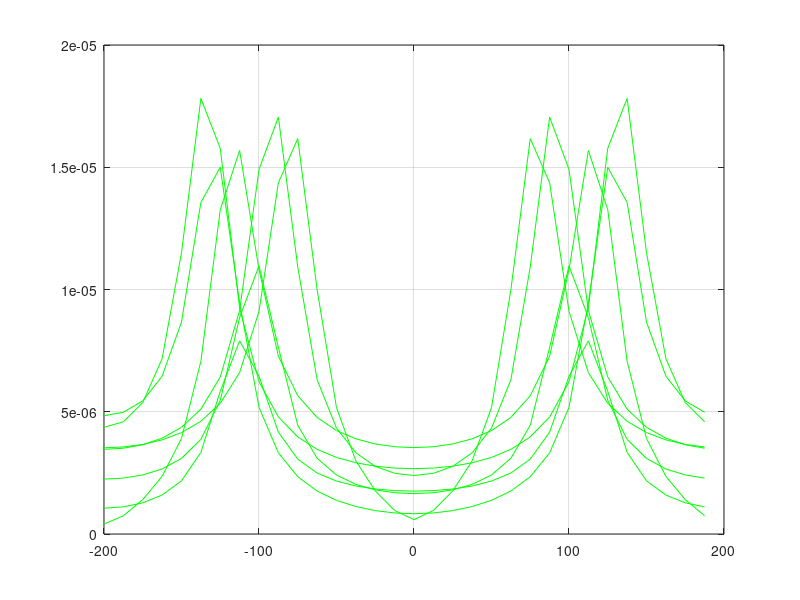

MATLAB code to generate this figure:
%---------------------------- MI ------------------------------------------
A=[ 0.000000000014144072984276606 0 -0.000000000084864437905659632 0 0.00000000021216109476414908 0 -0.00000000028288145968553209 0 0.00000000021216109476414908 0 -0.000000000084864437905659632 0 0.000000000014144072984276606];
B=[1 -3.2414354332667292 10.256585479959419 -19.033623064971266 32.837333380880025 -40.668195873579826 46.566623161933236 -39.853712573751963 31.535205612827635 -17.912772095839873 9.4592758202625404 -2.9295796480147809 0.88569011331010905];
   
sys = tf(A,B,0.1,'variable','z')

x=[1 0 0 0 0 0 0 0 0 0 0 0 0 0 0 0 0 0 0 0 0 0 0 0 0 0 0 0 0 0 0 0 ]

y=filter(A,B,x)


n=32;
fs=400;
[h]=fft(y);
F=[-n/2:n/2-1]*fs/n;
plot(F,abs(h),'g');
hold on

%----------------------------- DO ----------------------------------------

C=[ 0.000000000014144072984276254 0 -0.000000000084864437905657513 0 0.00000000021216109476414376 0 -0.00000000028288145968552501 0 0.00000000021216109476414376 0 -0.000000000084864437905657513 0 0.000000000014144072984276254];
D=[1  -6.1426016420302636 21.600422835282011 -51.554421883407201 92.500216127011385 -128.81450923483297 142.84014189856666 -126.23462625075393 88.83214395638106 -48.518449218290293 19.921259095531745 -5.5516270883169998 0.8856901133101136];
    
sys = tf(C,D,0.1,'variable','z')

x=[1 0 0 0 0 0 0 0 0 0 0 0 0 0 0 0 0 0 0 0 0 0 0 0 0 0 0 0 0 0 0 0 ]

y=filter(C,D,x)

n=32;
fs=400;
[h]=fft(y);
F=[-n/2:n/2-1]*fs/n;
plot(F,abs(h),'g');
hold on

%----------------------------- RE ----------------------------------------

E=[0.000000000014144072984275584 0 -0.000000000084864437905653506 0 -0.00000000028288145968551172 0 0.00000000021216109476413378 0 -0.000000000084864437905653506 0  0.000000000014144072984275584];
G=[1 -4.8179688433102603 15.550827442631192 -33.959549128427227 58.547009409511432 -78.704745834291018 87.030454608434724 -77.128468558629947 56.225362166885006 -31.959726882176337    14.341950803495733   -4.3544361005229897   0.88569011331010605];
    
sys = tf(E,G,0.1,'variable','z')

x=[1 0 0 0 0 0 0 0 0 0 0 0 0 0 0 0 0 0 0 0 0 0 0 0 0 0 0 0 0 0 0 0 ]

y=filter(E,G,x)

n=32;
fs=400;
[h]=fft(y);
F=[-n/2:n/2-1]*fs/n;
plot(F,abs(h),'g');
hold on
grid on;

%--------------------------- FA ------------------------------------------

H=[ 0.000000000014144072984276699 0  0.000000000014144072984276699 0  0.000000000014144072984276699 0 -0.00000000028288145968553395  0  0.00000000021216109476415048 0 -0.000000000084864437905660188 0  0.000000000014144072984276699];
I=[1  -2.3530029239187185      8.1855926256040448      -12.733826090766829       23.7972375169728    -26.19329759112421    32.805118893225817  -25.668713446122798    22.85359387868899     -11.983959929105918      7.5492790593073575    -2.1266224854845799     0.88569011331009706 ];
    
sys = tf(H,I,0.1,'variable','z')

x=[1 0 0 0 0 0 0 0 0 0 0 0 0 0 0 0 0 0 0 0 0 0 0 0 0 0 0 0 0 0 0 0 ]

y=filter(H,I,x)

n=32;
fs=400;
[h]=fft(y);
F=[-n/2:n/2-1]*fs/n;
plot(F,abs(h),'g');
hold on
grid on;

%--------------------------- SOL ------------------------------------------
J=[ 0.000000000014144072984276741 0 -0.000000000084864437905660446 0  0.00000000021216109476415112 -0.00000000028288145968553483 0 0.00000000021216109476415112 0  -0.000000000084864437905660446 0  0.000000000014144072984276741];
K=[1 -0.37334900054187359    5.9366992993087315   -1.8338751904191513 14.628304931137752 -3.5987270480865514  19.150337407101894 -3.5266543407205173 14.048253246777996   -1.7258829415978971   5.4752115607526823  -0.33742940623433804  0.88569011331011238 ];

sys = tf(J,K,0.1,'variable','z')

x=[1 0 0 0 0 0 0 0 0 0 0 0 0 0 0 0 0 0 0 0 0 0 0 0 0 0 0 0 0 0 0 0 ]

y=filter(J,K,x)

n=32;
fs=400;
[h]=fft(y);
F=[-n/2:n/2-1]*fs/n;
plot(F,abs(h),'g');
hold on
grid on;

%--------------------------- LA ------------------------------------------
L=[ 0.000000000014144072984275513 0 -0.000000000084864437905653066 0  0.00000000021216109476413267 0 -0.00000000028288145968551022 0   0.00000000021216109476413267 0 -0.000000000084864437905653066 0  0.000000000014144072984275513];
M=[1  1.8584547066044017   7.3177544664933061  9.6990395678129744  20.179077610525294   19.607552612444692  27.377836827380769  19.214864934326677  19.378911443707928   9.1278860778217457    6.7489054271875037   1.6796543375039672   0.88569011331010372 ];

sys = tf(L,M,0.1,'variable','z')

x=[1 0 0 0 0 0 0 0 0 0 0 0 0 0 0 0 0 0 0 0 0 0 0 0 0 0 0 0 0 0 0 0 ]

y=filter(L,M,x)

n=32;
fs=400;
[h]=fft(y);
F=[-n/2:n/2-1]*fs/n;
plot(F,abs(h),'g');
hold on
grid on;


%--------------------------- SI ------------------------------------------
O=[ 0.000000000014144072984275346 0 -0.000000000084864437905652071 0  0.00000000021216109476413018 0 -0.00000000028288145968550691 0  0.00000000021216109476413018 0 -0.000000000084864437905652071 0   0.000000000014144072984275346];
P=[1  4.2814155566780538  13.516492132588956   28.242044596683083  48.225803216281356  63.579574537084511   70.57286887838228  62.306224493210735  46.313445043489637  26.578920855538669 12.465761880532702  3.8695041557244099  0.8856901133101136];

sys = tf(O,P,0.1,'variable','z')

x=[1 0 0 0 0 0 0 0 0 0 0 0 0 0 0 0 0 0 0 0 0 0 0 0 0 0 0 0 0 0 0 0 ]

y=filter(O,P,x)

n=32;
fs=400;
[h]=fft(y);
F=[-n/2:n/2-1]*fs/n;
plot(F,abs(h),'g');
hold on
grid on;



